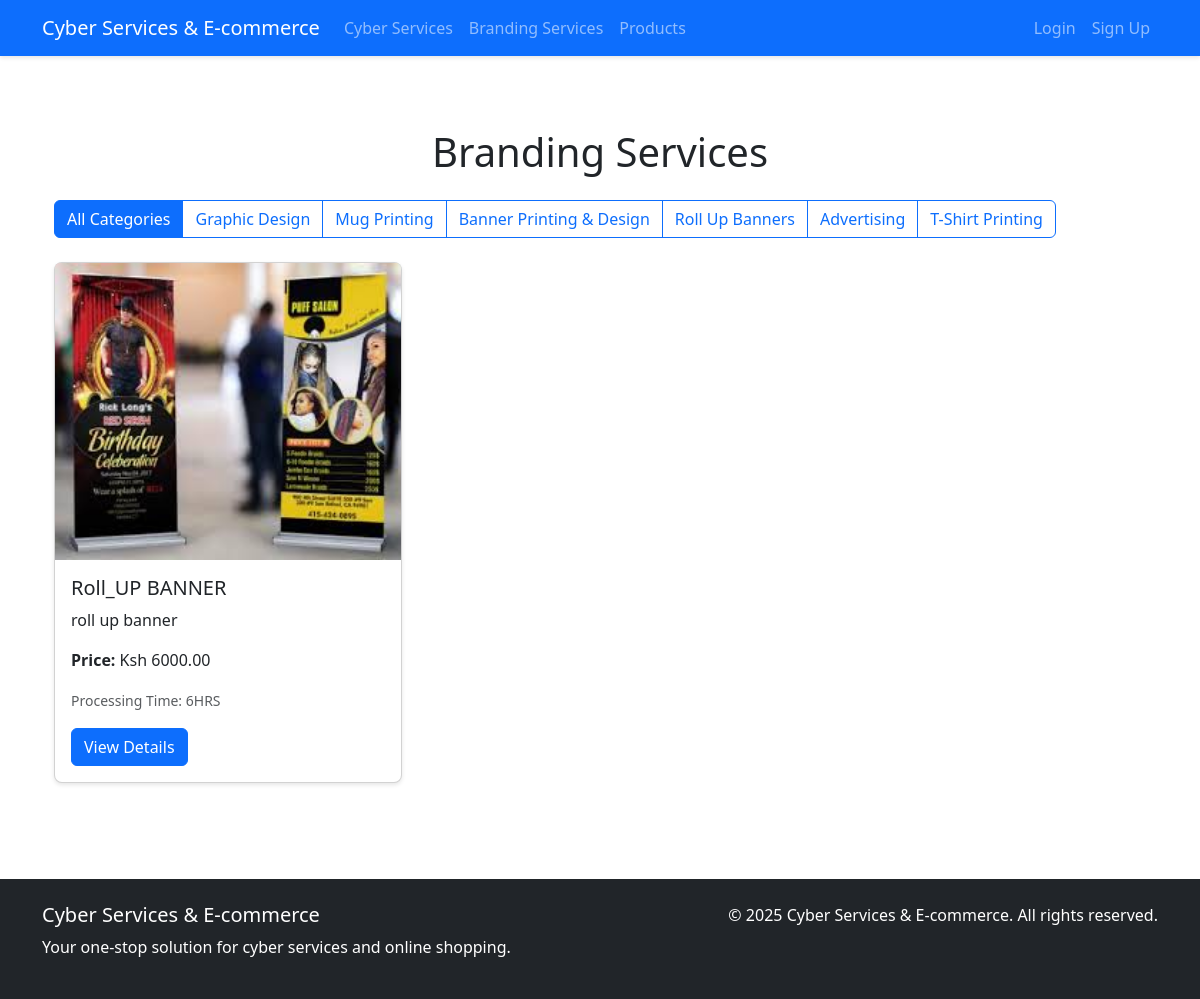
Screenshot of /branding/ with the database file from the repository.
### branding_services/models.py (models this page shows, shortened)
class BrandingProduct(models.Model):
    CATEGORY_CHOICES = [
        ('graphic_design', 'Graphic Design'),
        ('mug_printing', 'Mug Printing'),
        ('banner_printing', 'Banner Printing & Design'),
        ('rollup_banner', 'Roll Up Banners'),
        ('advertising', 'Advertising'),
        ('tshirt_printing', 'T-Shirt Printing'),
    ]
    name = models.CharField(max_length=200)
    description = models.TextField()
    price = models.DecimalField(max_digits=10, decimal_places=2)
    category = models.CharField(max_length=50, choices=CATEGORY_CHOICES)
    processing_time = models.CharField(max_length=100, help_text="Estimated processing time")
    created_at = models.DateTimeField(auto_now_add=True)
    updated_at = models.DateTimeField(auto_now=True)
    def get_absolute_url(self):
        return reverse('branding_services:product_detail', kwargs={'pk': self.pk})

class ProductImage(models.Model):
    product = models.ForeignKey(BrandingProduct, related_name='images', on_delete=models.CASCADE)
    image = models.ImageField(upload_to='branding_products/')
    is_primary = models.BooleanField(default=False)
    created_at = models.DateTimeField(auto_now_add=True)
    class Meta:
        ordering = ['-is_primary', 'created_at']

### branding_services/views.py (the view)
# urls.py: path('', views.ProductListView.as_view(), name='product_list'),
class ProductListView(ListView):
    model = BrandingProduct
    template_name = 'branding_services/product_list.html'
    context_object_name = 'products'
    paginate_by = 12
    def get_queryset(self):
        queryset = BrandingProduct.objects.all()
        category = self.request.GET.get('category')
        if category:
            queryset = queryset.filter(category=category)
        return queryset
    def get_context_data(self, **kwargs):
        context = super().get_context_data(**kwargs)
        context['categories'] = BrandingProduct.CATEGORY_CHOICES
        return context

### branding_services/templates/branding_services/product_list.html (shortened to what this page needs)
{% extends 'base.html' %}
{% block content %}
<div class="container mt-5">
    <h1 class="text-center mb-4">Branding Services</h1>
    <div class="row mb-4">
        <div class="col-12">
            <div class="btn-group" role="group">
                <a href="{% url 'branding_services:product_list' %}" class="btn btn-outline-primary {% if not request.GET.category %}active{% endif %}">
                    All Categories
                </a>
                {% for value, label in categories %}
                    <a href="?category={{ value }}" class="btn btn-outline-primary {% if request.GET.category == value %}active{% endif %}">
                        {{ label }}
                    </a>
                {% endfor %}
            </div>
        </div>
    </div>
    <div class="row">
        {% for product in products %}
            <div class="col-md-4 mb-4">
                <div class="card h-100">
                    {% with product.images.first as image %}
                        {% if image %}
                            <img src="{{ image.image.url }}" class="card-img-top" alt="{{ product.name }}">
                        {% endif %}
                    {% endwith %}
                    <div class="card-body">
                        <h5 class="card-title">{{ product.name }}</h5>
                        <p class="card-text">{{ product.description|truncatewords:20 }}</p>
                        <p class="card-text"><strong>Price:</strong> Ksh {{ product.price }}</p>
                        <p class="card-text"><small class="text-muted">Processing Time: {{ product.processing_time }}</small></p>
                        <a href="{{ product.get_absolute_url }}" class="btn btn-primary">View Details</a>
                    </div>
                </div>
            </div>
        {% empty %}
            <div class="col-12">
                <p class="text-center">No products found in this category.</p>
            </div>
        {% endfor %}
    </div>
</div>
{% endblock %}

### static/css/style.css (style rules this page uses)
body { min-height: 100vh; display: flex; flex-direction: column; }
.card { transition: transform 0.2s; }
.btn-primary { background-color: #0d6efd; border-color: #0d6efd; }
.card { border-radius: 0.5rem; box-shadow: 0 2px 4px rgba(0,0,0,0.1); }

### rows the page displays
BrandingProduct: images.first.image (picture), name "Roll_UP BANNER", description "roll up banner", price "6000.00", processing_time "6HRS"

### other values shown
{{ label }} "Graphic Design" "Mug Printing" "Banner Printing & Design" "Roll Up Banners" "Advertising" "T-Shirt Printing"
